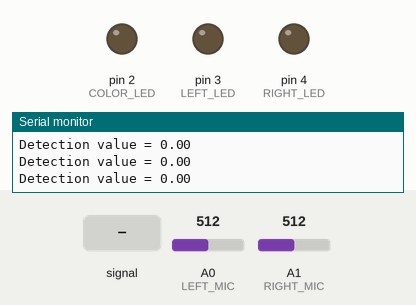
The sketch below on a simulated Arduino Uno, built with avr-gcc and run on an emulated ATmega328P. Shown: output pins drawn as LEDs (lit = HIGH), the last lines printed to the serial monitor. Inputs (shaded band) come from the test bench; at power-on: A1 (RIGHT_MIC) = 512, A0 (LEFT_MIC) = 512.

Above: at 2.2 s.
2.3 s: A0 (LEFT_MIC) fed a 2 Hz sine of ±306 counts around its level
At 2.55 s:
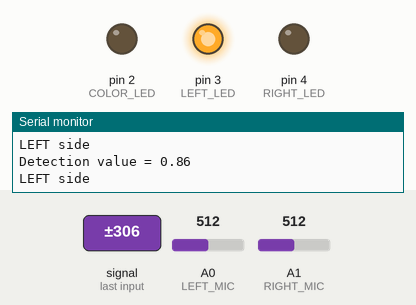
5.3 s: A1 (RIGHT_MIC) fed a 200 Hz sine of ±255 counts around its level
At 5.6 s:
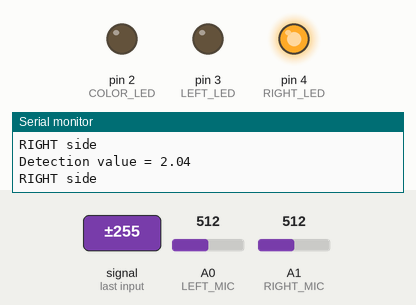
6.8 s: A1 (RIGHT_MIC) set to 716
At 7.05 s:
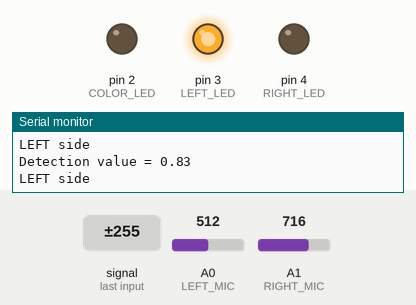
9.8 s: A0 (LEFT_MIC) set to 716
Timing chart, 0 to 12.3 s (numbered marks = the images above; inputs shaded):
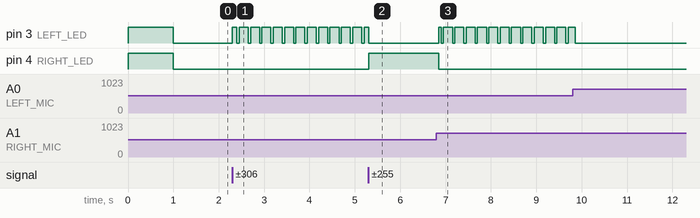

The sketch:

Detect_Sounds.ino
```cpp
/****************************************
Scrolling Sound Meter Sketch for the
Adafruit Microphone Amplifier
****************************************/
#include <Wire.h>
#include "Adafruit_LEDBackpack.h"
#include "Adafruit_GFX.h"

//  Detection threshold
#define  THRESHOLD   0.20

#define  COLOR_LED   2
#define  LEFT_LED    3
#define  RIGHT_LED   4

#define  LEFT_MIC    0
#define  RIGHT_MIC   1

#define  MAX_VOLTS   5.0
#define  MAX_STEPS   1024.0

const int maxScale = 8;
const int redZone = 5;

//  Sample window width in mS (50 mS = 20Hz)
const int sampleWindow = 50;

void setup() {
  Serial.begin(115200);

  //  Set the LED pins to be outputs
  pinMode(COLOR_LED, OUTPUT);
  pinMode(LEFT_LED, OUTPUT);
  pinMode(RIGHT_LED, OUTPUT);

  //  Test the LEDs
  digitalWrite(LEFT_LED, HIGH);
  digitalWrite(RIGHT_LED, HIGH);
  delay(1000);
  digitalWrite(LEFT_LED, LOW);
  digitalWrite(RIGHT_LED, LOW);
  digitalWrite(COLOR_LED, LOW);
}

void loop() {
    unsigned long startMillis= millis();  // Start of sample window

    unsigned int sampleLeft, sampleRight;
    unsigned int signalMinLeft = 1024, signalMaxLeft = 0;
    unsigned int signalMinRight = 1024, signalMaxRight = 0;

    double sampleLeftVolts, sampleRightVolts;
    double signalMinLeftVolts, signalMaxLeftVolts;
    double signalMinRightVolts,signalMaxRightVolts;
    double detection, peakToPeakLeftVolts, peakToPeakRightVolts;

    int displayPeakLeft, displayPeakRight;

    while (millis() - startMillis < sampleWindow) {
      sampleLeft = analogRead(LEFT_MIC);
      sampleLeftVolts = (sampleLeft * MAX_VOLTS) / MAX_STEPS;

      sampleRight = analogRead(RIGHT_MIC);
      sampleRightVolts = (sampleRight * MAX_VOLTS) / MAX_STEPS;
/*
      Serial.print("Sample left = ");
      Serial.print(sampleLeft);
      Serial.print(", Voltage = ");
      Serial.print(sampleLeftVolts);
      Serial.println(" volts");

      Serial.print("Sample right = ");
      Serial.print(sampleRight);
      Serial.print(", Voltage = ");
      Serial.print(sampleRightVolts);
      Serial.println(" volts");
*/
      if (sampleLeft < 1024) {
        //  Toss out spurious readings
        if (sampleLeft > signalMaxLeft) {
          //  Save just the max levels
          signalMaxLeft = sampleLeft;
          signalMaxLeftVolts = sampleLeftVolts;
        } else if (sampleLeft < signalMinLeft) {
          //  Save just the min levels
          signalMinLeft = sampleLeft;
          signalMinLeftVolts = sampleLeftVolts;
        }
      }

      if (sampleRight < 1024) {
        //  Toss out spurious readings
        if (sampleRight > signalMaxRight) {
          //  Save just the max levels
          signalMaxRight = sampleRight;
          signalMaxRightVolts = sampleRightVolts;
        } else if (sampleRight < signalMinRight) {
          //  Save just the min levels
          signalMinRight = sampleRight;
          signalMinRightVolts = sampleRightVolts;
        }
      }
    }

    /*
        Process LEFT channel
    */
    peakToPeakLeftVolts = signalMaxLeftVolts - signalMinLeftVolts;
/*
    Serial.print("Left peak to peak = ");
    Serial.print(peakToPeakLeftVolts);
    Serial.println(" volts");

    Serial.print("Left: Min = ");
    Serial.print(signalMinLeftVolts);
    Serial.print(", Max = ");
    Serial.print(signalMaxLeftVolts);
    Serial.println(" (volts)");
*/
    /*
        Process RIGHT channel
    */
    peakToPeakRightVolts = signalMaxRightVolts - signalMinRightVolts;
/*
    Serial.print("Right peak to peak = ");
    Serial.print(peakToPeakRightVolts);
    Serial.println(" volts");

    Serial.print("Right: Min = ");
    Serial.print(signalMinRightVolts);
    Serial.print(", Max = ");
    Serial.print(signalMaxRightVolts);
    Serial.println(" (volts)");
*/
    //  Set a threshold for making a detection
    detection = abs(peakToPeakLeftVolts - peakToPeakRightVolts);
    Serial.print("Detection value = ");
    Serial.println(detection);

    if (detection > THRESHOLD) {
      //  Check for sound detection
      if (peakToPeakLeftVolts > peakToPeakRightVolts) {
        digitalWrite(LEFT_LED, HIGH);
        digitalWrite(RIGHT_LED, LOW);
        Serial.println("LEFT side");
      } else if (peakToPeakRightVolts > peakToPeakLeftVolts) {
        digitalWrite(LEFT_LED, LOW);
        digitalWrite(RIGHT_LED, HIGH);
        Serial.println("RIGHT side");
      }
    } else {
        digitalWrite(LEFT_LED, LOW);
        digitalWrite(RIGHT_LED, LOW);
    }
}
```

Measured:
- after the input at 2.3 s, pin 3 (LEFT_LED): LOW → HIGH at once, then repeats every 0.25 s: LOW 0.05 s, HIGH 0.20 s
- after the input at 5.3 s, pin 4 (RIGHT_LED): LOW → HIGH at once
- after the input at 6.8 s, pin 3 (LEFT_LED): LOW → HIGH after 0.05 s, then repeats every 0.25 s: LOW 0.05 s, HIGH 0.20 s; pin 4 (RIGHT_LED): HIGH → LOW after 0.05 s
